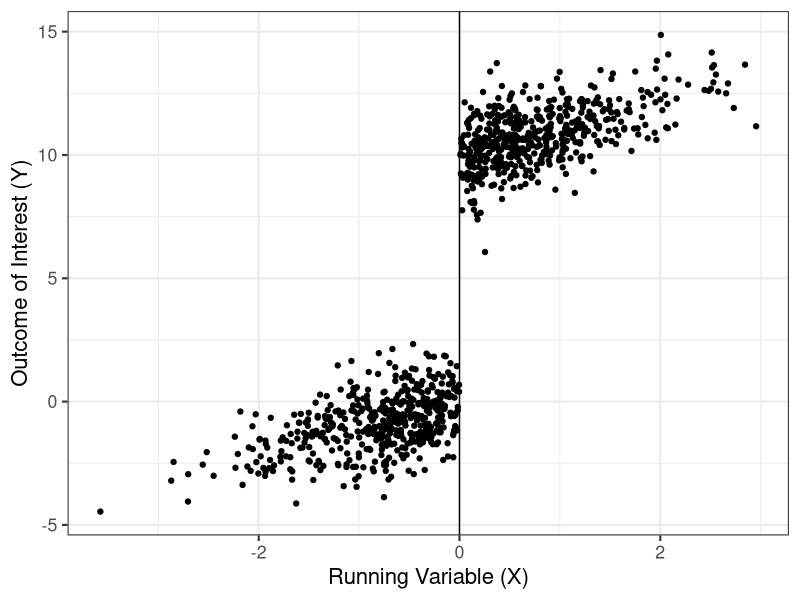

R code for this plot: (Note: this script raises an error after producing the figure.)
############################
## An example of RDD
############################

## Generate Data
cutoff_parameter = 0
beta_parameter = 10
N_sample_size = 1000
X_running_variable = rnorm(N_sample_size, mean = 0, sd = 1)
epsilon_outcome_unobservable = X_running_variable + rnorm(N_sample_size, mean = 0, sd = 1)

D_treatment = X_running_variable >= cutoff_parameter
Y_outcome_of_interest = beta_parameter * D_treatment + epsilon_outcome_unobservable

## Combine variables into a data table
library(data.table)
data_set = data.table(Y_outcome_of_interest, D_treatment, X_running_variable)

## Plot data
library(ggplot2)
gg = ggplot(aes(x=X_running_variable, y=Y_outcome_of_interest), data=data_set) +
    geom_point() +
    theme_bw(base_size = 16) +
    labs(x="Running Variable (X)", y="Outcome of Interest (Y)") +
    geom_vline(xintercept = cutoff_parameter)

## Save the plot
setwd("~/github/Econ512")
ggsave(gg, file="RDD_simulator.pdf", width=8, height=5)

write.csv(data_set, file="RDD_simulator_data.csv", row.names = FALSE)

###################################
## Estimate the regression discontinuity model
###################################

rm(list=ls())   # clear memory
setwd("~/github/Econ512")

## load the data
data_set = read.csv("RDD_simulator_data.csv")
data_set = setDT(data_set)

## RDD estimator with simple threshold around cutoff
RDD_estimator_simple <- function(inputdata, c_threshold_point = 0, tau_bandwith = 0.5){
    meanY_above = inputdata[ X_running_variable >= c_threshold_point & X_running_variable <= c_threshold_point + tau_bandwith, mean(Y_outcome_of_interest)]
    meanY_below = inputdata[ X_running_variable <= c_threshold_point & X_running_variable >= c_threshold_point - tau_bandwith, mean(Y_outcome_of_interest)]
    RDD_beta_hat = meanY_above - meanY_below
    return(RDD_beta_hat)
}

## Adjust bandwidth tau
thresholds = seq(0.1, 1.0, by=0.1)
results = rep(0, length(thresholds))
for(i in 1:length(thresholds)){
  results[i] = RDD_estimator_simple(data_set, c_threshold_point = 0, tau_bandwith = thresholds[i])
}

gg = ggplot(data = data.table(thresholds, results), aes(x=thresholds, y=results)) +
  geom_point() +
  geom_line() +
  theme_bw(base_size=16) +
  labs(x="Bandwith (tau)", y="Treatment Effect Estimate") +
  geom_hline(yintercept = 10.0, linetype="dashed", color="red")

ggsave(gg, file="RDD_estimator_simple.pdf", width=8, height=5)


###################################
## RDD estimator with triangular kernel
###################################

rm(list=ls())   # clear memory
setwd("~/github/Econ512")

## load the data
data_set = read.csv("RDD_simulator_data.csv")
data_set = setDT(data_set)

RDD_estimator_triangular <- function(inputdata, c_threshold_point=0, tau_bandwith=0.5){
  inputdata[, normalized_distance := (X_running_variable - c_threshold_point) / tau_bandwith]
  inputdata[, kernel_weight := (1 - abs(normalized_distance))*(abs(normalized_distance <= 1))]
  
  triangular_loss_function <- function(params){
    alpha_guess = params[1]
    gamma_guess = params[2]
    
    ## Calculate the loss function value
    inputdata_subset[, objective_part <- (Y_outcome_of_interest - alpha_guess - gamma_guess * (X_running_variable - c_threshold_point))^2]
    objective_value = inputdata_subset[, sum(objective_value * kernel_weight)]
    return(objective_value)
  }
  
  ## Minimize the loss function, separately for treated and control groups
  optim_result_treated = optim(c(0,0), triangular_loss_function, inputdata_subset = inputdata[D_treatment==TRUE])
  optim_result_control = optim(c(0,0), triangular_loss_function, inputdata_subset = inputdata[D_treatment==FALSE])
  
  ## Extract the treatment effect
  alpha_treated = optim_result_treated$par[1]
  alpha_control = optim_result_control$par[1]
  RDD_triangular = alpha_treated - alpha_control
  return(RDD_triangular)
}

## Adjust bandwidth tau
thresholds = seq(0.1, 1.0, by=0.1)
results = rep(0, length(thresholds))
for(i in 1:length(thresholds)){
  results[i] = RDD_estimator_triangular(data_set, c_threshold_point = 0, tau_bandwith = thresholds[i])
}

gg = ggplot(data = data.table(thresholds, results), aes(x=thresholds, y=results)) +
  geom_point() +
  geom_line() +
  theme_bw(base_size=16) +
  labs(x="Bandwith (tau)", y="Treatment Effect Estimate") +
  geom_hline(yintercept = 10.0, linetype="dashed", color="red")

ggsave(gg, file="RDD_estimator_triangular.pdf", width=8, height=5)

